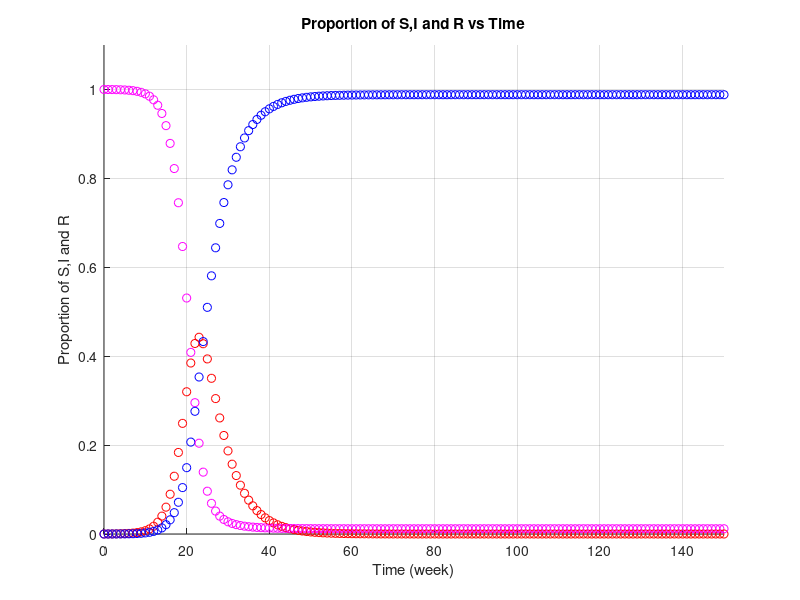

The MATLAB script that drew this image:
%SI_Model
%This Model for the spread of a disease is
% only dependent on the state variable  S, I & R
% Oladimeji Shodipe 09-19-2020

%% Set Parameter
I0 =1e-4; % Initial number of infected 
           % (now we work with proportio) 
a=0.8; % Infection Coefficiet in wk^-1
b=0.2; % Removal Coefficient in weeek-1

tmax=150; % NUmber of Weeks 
dt=.9; % Size of time steps in week ( Since want to get dI
        % we would cross multiply to other side
Imax = 1.1; % Max number infected for graph

%plotchoice = 4; % 1=S, 2=I, 3=R 4= All
%% Initialise Vectors
t=0:dt:tmax; % time vector
Nt = length (t); % number of time steps
I = zeros(1, Nt);  % infection vector
S = zeros(1, Nt);  % Susceptible vector
R = zeros(1, Nt);  % Removed vector
TI= zeros(1, Nt);
I(1)= I0;   % set initial infectio value
%% Calculations 
for it =1:Nt-1
    TI(it+1)=TI(it) +1; 
    S(it)=1-I(it)-R(it);
 dI=a*I(it)*S(it) - b*I(it); % rate of change per week;
 I(it+1)=I(it) + dI*dt;
 dR=b*I(it);
 R(it +1) =R(it) + dR*dt;
 
 
  scatter(TI(it),I(it), 'r', 'o');hold on
  scatter(TI(it),S(it), 'm', 'o'); hold on
 scatter(TI(it),R(it), 'b', 'o'); 
        axis([0 tmax 0 Imax])
        grid on
        grid minor
        xlabel ('Time (week)')
        ylabel ('Proportion of S,I and R')
        title ('Proportion of S,I and R vs Time')  
        pause(0.01)

end;
S(Nt)=1-I(Nt)- R(Nt);
min(S)  % Last propotion of susceptible 
max(I)  % Last propotion of Infectious  
%{
    % Plots
switch plotchoice
    case 1
     plot(t,S, '-b', 'LineWidth', 3)
        axis([0 tmax 0 Imax])
        grid on
        grid minor
        xlabel ('Time (week)')
        ylabel ('Proportion of Susceptible')
        title ('Proportion of Susceptible vs Time')   
        pause(0.1)
        
         %{
   plot for animation
   scatter(U(i), V(i), 'm', 'filled');
   hold on
   scatter(W(i), V(i), 'r', 'filled');
   hold on
   scatter(W(i), U(i), 'b', 'filled');
   hold on
   pause(0.1)
   
   %}
  
    case 2
        plot(t,I, '-r', 'LineWidth', 3)
        axis([0 tmax 0 Imax])
        grid on
        grid minor
        xlabel ('Time (week)')
        ylabel ('Proportion of Infected')
        title ('Proportion of Infections vs Time')
     case 3
        plot(t,R, '-g', 'LineWidth', 3)
        axis([0 tmax 0 Imax])
        grid on
        grid minor
        xlabel ('Time (week)')
        ylabel ('Proportion of Removed')
        title ('Proportion of Removed vs Time')
    case 4
      plot(t,I, '-r', ...
          t, S, '-b', ... 
          t, R, '-m' , 'LineWidth', 3)
        axis([0 tmax 0 Imax])
        grid on
        grid minor
        xlabel ('Time (week)')
        ylabel ('Proportion of S,I and R')
        title ('Proportion of S,I and R vs Time')  
end
%}